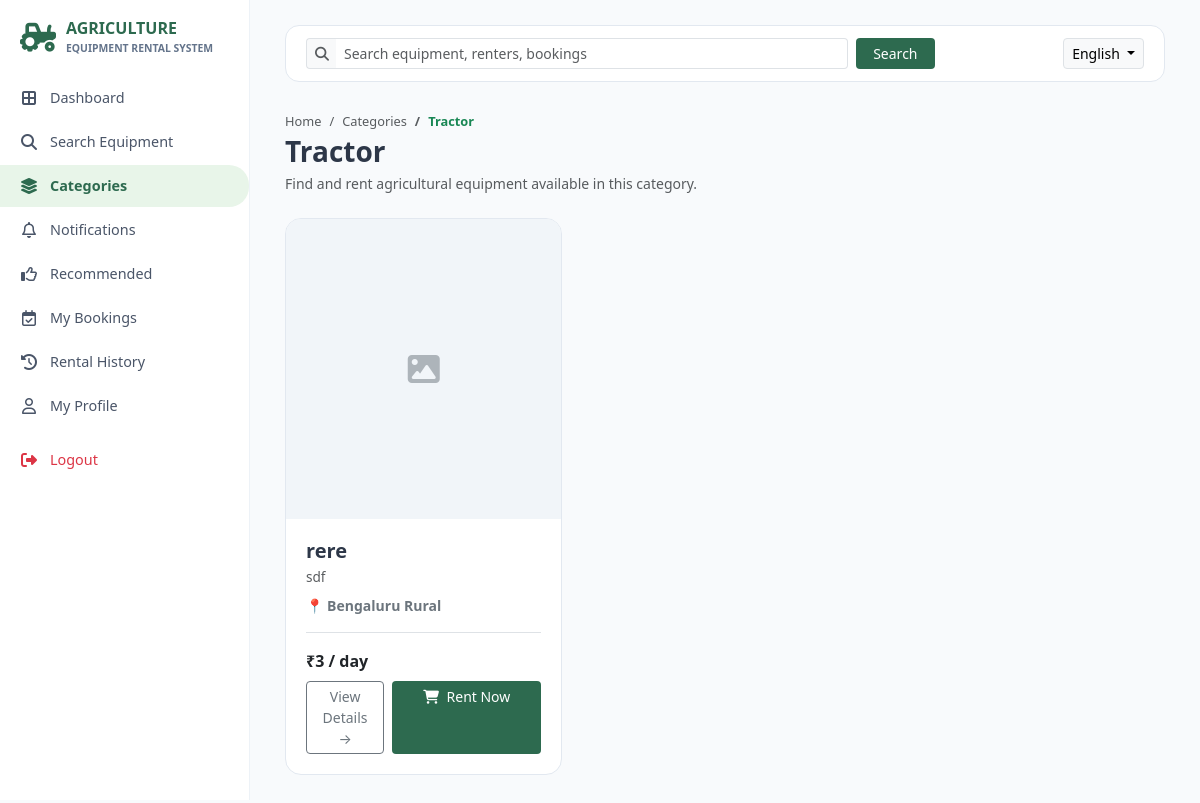
The app's page /category_items.php?category_id=1 (signed in) with its own data.
### tables this page shows
CREATE TABLE `categories` (
  `category_id` int(11) NOT NULL,
  `category_name` varchar(50) NOT NULL,
  `description` text DEFAULT NULL,
  `image` varchar(255) DEFAULT NULL,
  `icon_class` varchar(50) DEFAULT 'fa-tractor'
);

CREATE TABLE `equipment` (
  `equipment_id` int(11) NOT NULL,
  `category_id` int(11) DEFAULT NULL,
  `lender_id` int(11) NOT NULL,
  `title` varchar(150) NOT NULL,
  `category` varchar(50) NOT NULL,
  `brand_model` varchar(100) NOT NULL,
  `power_hp` int(11) DEFAULT NULL,
  `drive_type` varchar(20) DEFAULT NULL,
  `model_year` int(11) DEFAULT NULL,
  `fuel_type` varchar(30) DEFAULT NULL,
  `working_width` varchar(50) DEFAULT NULL,
  `equipment_condition` enum('New','Good','Used') DEFAULT 'Good',
  `price_per_day` decimal(10,2) NOT NULL,
  `min_booking_days` int(11) DEFAULT 1,
  `service_location` varchar(100) NOT NULL,
  `distance_km` decimal(5,1) DEFAULT 5.0,
  `description` text DEFAULT NULL,
  `image` varchar(255) NOT NULL,
  `badge` enum('RECOMMENDED','POPULAR','TOP RATED','BEST PRICE','NONE') DEFAULT 'NONE',
  `status` enum('Available','Rented Out','Under Maintenance','Inactive') DEFAULT 'Available',
  `rating` decimal(2,1) DEFAULT 4.5,
  `rating_count` int(11) DEFAULT 0,
  `created_at` timestamp NOT NULL DEFAULT current_timestamp(),
  `is_featured` tinyint(1) DEFAULT 0,
  `latitude` decimal(10,8) DEFAULT NULL,
  `longitude` decimal(11,8) DEFAULT NULL
);

### includes/lang.php (called while the page is built, shortened)
<?php
$current_lang = $_SESSION['lang'] ?? 'en';
function __($key) {
    global $translations, $current_lang;
    return $translations[$current_lang][$key] ?? $translations['en'][$key] ?? $key;
}
?>

### category_items.php (the view, shortened to what this page needs)
<?php
require_once __DIR__ . '/includes/lang.php';
$current_lang = $_SESSION['lang'] ?? 'en';
$category_id = isset($_GET['category_id']) ? intval($_GET['category_id']) : 0;
$category = '';
if ($category_id > 0) {
    $category_query = "SELECT category_name
                       FROM categories
                       WHERE category_id = ?";
    $category_stmt = mysqli_prepare($conn, $category_query);
    if ($category_stmt) {
        mysqli_stmt_bind_param($category_stmt, "i", $category_id);
        mysqli_stmt_execute($category_stmt);
        $category_result = mysqli_stmt_get_result($category_stmt);
        if ($category_result && mysqli_num_rows($category_result) > 0) {
            $category_row = mysqli_fetch_assoc($category_result);
            $category = $category_row['category_name'];
        }
    }
}
$result = false;
if ($category_id > 0) {
    $query = "SELECT *
              FROM equipment
              WHERE category_id = ?
              ORDER BY equipment_id DESC";
    $stmt = mysqli_prepare($conn, $query);
    if ($stmt) {
        mysqli_stmt_bind_param($stmt, "i", $category_id);
        mysqli_stmt_execute($stmt);
        $result = mysqli_stmt_get_result($stmt);
    }
}
$category_description = 'Explore available equipment in this category.';
$view_details_label = 'View Details';
$day_label = 'day';
$translated_description = __('category_items_desc', '');
if (!empty($translated_description) && $translated_description !== 'category_items_desc') {
    $category_description = $translated_description;
}
?>
<!DOCTYPE html>
<html lang="<?= htmlspecialchars($current_lang); ?>">
<head>
    <link href="https://cdn.jsdelivr.net/npm/bootstrap@5.3.2/dist/css/bootstrap.min.css" rel="stylesheet">
    <link rel="stylesheet" href="https://cdnjs.cloudflare.com/ajax/libs/font-awesome/6.4.0/css/all.min.css">
</head>
<body>
<?php include __DIR__ . '/renter_sidebar.php'; ?>
<div class="main-wrapper">
    <div class="top-navbar">
        <form action="search_equipment.php"
              method="GET"
              class="d-flex w-75 gap-2 align-items-center">
            <div class="input-group input-group-sm">
                <span class="input-group-text bg-light border-end-0">
                    <i class="fa-solid fa-magnifying-glass text-muted"></i>
                </span>
                <input type="text"
                       name="q"
                       class="form-control border-start-0"
                       placeholder="<?php echo __('search_placeholder', 'Search equipment...'); ?>"
                       required>
            </div>
            <button type="submit"
                    class="btn btn-sm text-white px-3"
                    style="background-color: #2d6a4f;">
                <?php
                echo __('search', 'Search');
                ?>
            </button>
        </form>
        <div class="d-flex align-items-center gap-3">
            <div class="dropdown">
                <button class="btn btn-sm btn-light border dropdown-toggle"
                        type="button"
                        data-bs-toggle="dropdown">
                    <?php
                    if ($current_lang == 'kn') {
                        echo 'ಕನ್ನಡ';
                    } elseif ($current_lang == 'hi') {
                        echo 'हिन्दी';
                    } else {
                        echo 'English';
                    }
                    ?>
                </button>
            </div>
        </div>
    </div>
    <div class="d-flex justify-content-between align-items-center mb-4">
        <div>
            <nav aria-label="breadcrumb">
                <ol class="breadcrumb mb-1"
                    style="font-size: 0.8rem;">
                    <li class="breadcrumb-item">
                        <a href="renter_dashboard.php?lang=<?= urlencode($current_lang); ?>"
                           class="text-muted text-decoration-none">
                            <?php
                            echo __('home', 'Home');
                            ?>
                        </a>
                    </li>
                    <li class="breadcrumb-item">
                        <a href="categories.php?lang=<?= urlencode($current_lang); ?>"
                           class="text-muted text-decoration-none">
                            <?php
                            echo __('categories', 'Categories');
                            ?>
                        </a>
                    </li>
                    <li class="breadcrumb-item active text-success fw-semibold">
                        <?php
                        echo htmlspecialchars($category);
                        ?>
                    </li>
                </ol>
            </nav>
            <h3 class="fw-bold mb-1">
                <?php
                echo htmlspecialchars($category);
                ?>
            </h3>
            <p class="text-muted small mb-0">
                <?= htmlspecialchars($category_description); ?>
            </p>
        </div>
    </div>
    <div class="row g-4 mb-4">
        <?php if ($result && mysqli_num_rows($result) > 0): ?>
            <?php while ($eq = mysqli_fetch_assoc($result)): ?>
                <?php
                $eq_id = $eq['equipment_id'] ?? 0;
                $imgSrc = '';
                $has_valid_img = false;
                ?>
                <div class="col-lg-4 col-md-6">
                    <div class="eq-card">
                        <div class="eq-img-container">
                            <?php if ($has_valid_img): ?>
                                <img src="<?= htmlspecialchars($imgSrc); ?>"
                                     alt="<?= htmlspecialchars(
                                         $eq['title']
                                         ?? $eq['equipment_title']
                                         ?? 'Equipment'
                                     ); ?>">
                            <?php else: ?>
                                <div class="d-flex align-items-center justify-content-center h-100 text-muted">
                                    <i class="fa-solid fa-image fa-2x text-secondary opacity-50"></i>
                                </div>
                            <?php endif; ?>
                        </div>
                        <div class="eq-card-body">
                            <div>
                                <h5 class="fw-bold mb-1">
                                    <?= htmlspecialchars(
                                        $eq['title']
                                        ?? $eq['equipment_title']
                                        ?? 'Unnamed Equipment'
                                    ); ?>
                                </h5>
                                <p class="text-muted small mb-2"
                                   style="font-size: 0.85rem;">
                                    <?= htmlspecialchars(
                                        $eq['description'] ?? ''
                                    ); ?>
                                </p>
                                <p class="text-secondary small mb-3 fw-semibold">
                                    📍
                                    <?= htmlspecialchars(
                                        $eq['service_location']
                                        ?? 'Location not specified'
                                    ); ?>
                                </p>
                            </div>
                            <div>
                                <div class="d-flex align-items-center justify-content-between pt-3 border-top mb-2">
                                    <span class="text-dark fw-bold">
                                        ₹<?= number_format(
                                            $eq['price_per_day']
                                            ?? $eq['price']
                                            ?? 0
                                        ); ?>
                                        / <?= htmlspecialchars($day_label); ?>
                                    </span>
                                </div>
                                <div class="d-flex gap-2">
                                    <a href="equipment_details.php?equipment_id=<?= $eq_id; ?>&id=<?= $eq_id; ?>&from=category_items&category_id=<?= $category_id; ?>&lang=<?= urlencode($current_lang); ?>"
                                       class="btn btn-outline-secondary btn-sm w-50">
                                        <?= htmlspecialchars($view_details_label); ?>
                                        →
                                    </a>
                                    <a href="rent_now.php?equipment_id=<?= $eq_id; ?>&id=<?= $eq_id; ?>&lang=<?= urlencode($current_lang); ?>"
                                       class="btn btn-agro btn-sm w-100"
                                       style="background-color:#2d6a4f; color:white;">
                                        <i class="fa-solid fa-cart-shopping me-1"></i>
                                        <?php
                                        echo __('rent_now', 'Rent Now');
                                        ?>
                                    </a>
                                </div>
                            </div>
                        </div>
                    </div>
                </div>
            <?php endwhile; ?>
        <?php endif; ?>
    </div>
</div>
</body>
</html>

### category_items.php (style rules this page uses)
:root { --brand-green: #2d6a4f; --brand-green-hover: #1b4332; --brand-green-light: #e8f5e9; --bg-gray: #f8fafc; --card-border: #e2e8f0; }
body { font-family: 'Segoe UI', system-ui, -apple-system, BlinkMacSystemFont, Roboto, sans-serif; background-color: var(--bg-gray); color: #2d3748; }
.main-wrapper { margin-left: 250px; padding: 25px 35px; min-height: 100vh; }
.top-navbar { background: #ffffff; border: 1px solid var(--card-border); border-radius: 14px; padding: 12px 20px; display: flex; align-items: center; justify-content: space-between; margin-bottom: 30px; }
.eq-card { background: #ffffff; border: 1px solid var(--card-border); border-radius: 16px; overflow: hidden; transition: all 0.2s ease-in-out; height: 100%; display: flex; flex-direction: column; justify-content: space-between; }
.eq-img-container { width: 100%; height: 300px; background-color: #f1f5f9; display: flex; align-items: center; justify-content: center; overflow: hidden; }
.eq-card-body { padding: 20px; display: flex; flex-direction: column; justify-content: space-between; flex-grow: 1; }

### records on screen
categories: category_name "Tractor"
equipment: title "rere", description "sdf", service_location "Bengaluru Rural", price_per_day "3"

### other values on screen
__('brand_main') "AGRICULTURE"
__('brand_sub') "EQUIPMENT RENTAL SYSTEM"
__('dashboard') "Dashboard"
__('search_equipment') "Search Equipment"
__('categories') "Categories"
__('notifications') "Notifications"
__('recommended') "Recommended"
__('my_bookings') "My Bookings"
__('rental_history') "Rental History"
__('my_profile') "My Profile"
__('logout') "Logout"
__('search', 'Search') "Search"
__('home', 'Home') "Home"
__('categories', 'Categories') "Categories"
$category_description "Find and rent agricultural equipment available in this category."
